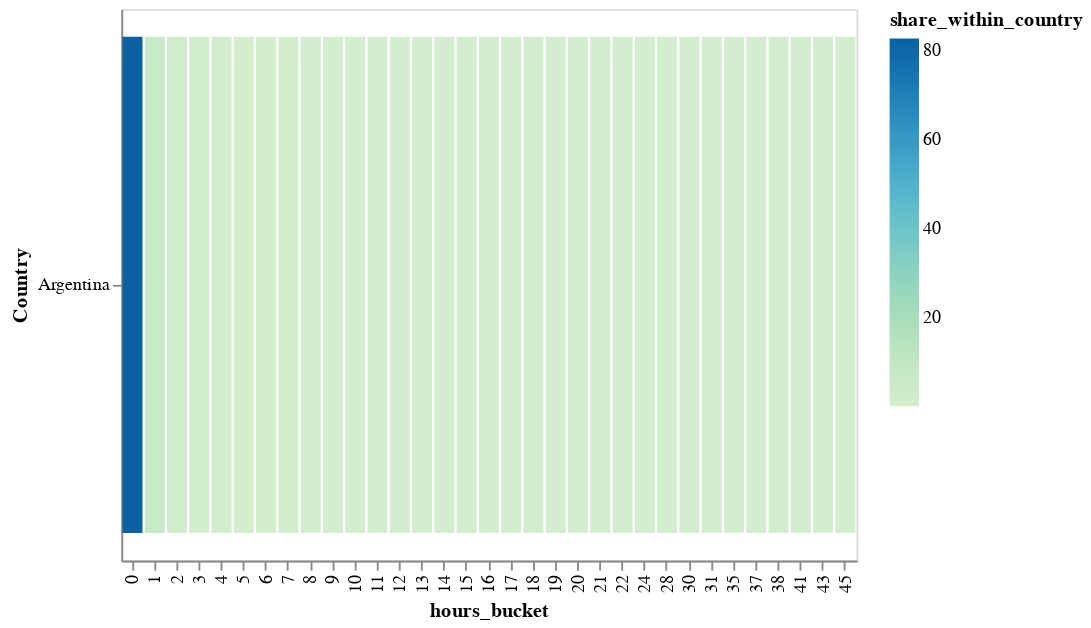

Notebook code for this chart:
### Code cell
# Altair Chart
interact(make_altair_chart, country = sorted(df1['Country'].unique()), );

### Figure 1 — Vega-Lite specification as saved in the notebook (floating-point values rounded to 4 significant figures)
{"$schema": "https://vega.github.io/schema/vega-lite/v2.6.0.json", "config": {"view": {"height": 300, "width": 400}}, "data": {"name": "data-c28dc24fa784e7549b7a15fef9a92fe4"}, "datasets": {"data-c28dc24fa784e7549b7a15fef9a92fe4": [{"Country": "Argentina", "alpha_2": "AR", "country_total_installs": 1233, "hours_bucket": 1, "installs": 73, "share_within_country": 5.92}, {"Country": "Argentina", "alpha_2": "AR", "country_total_installs": 1233, "hours_bucket": 2, "installs": 26, "share_within_country": 2.11}, {"Country": "Argentina", "alpha_2": "AR", "country_total_installs": 1233, "hours_bucket": 3, "installs": 20, "share_within_country": 1.62}, {"Country": "Argentina", "alpha_2": "AR", "country_total_installs": 1233, "hours_bucket": 4, "installs": 11, "share_within_country": 0.89}, {"Country": "Argentina", "alpha_2": "AR", "country_total_installs": 1233, "hours_bucket": 5, "installs": 8, "share_within_country": 0.65}, {"Country": "Argentina", "alpha_2": "AR", "country_total_installs": 1233, "hours_bucket": 6, "installs": 8, "share_within_country": 0.65}, {"Country": "Argentina", "alpha_2": "AR", "country_total_installs": 1233, "hours_bucket": 7, "installs": 6, "share_within_country": 0.49}, {"Country": "Argentina", "alpha_2": "AR", "country_total_installs": 1233, "hours_bucket": 8, "installs": 5, "share_within_country": 0.41}, {"Country": "Argentina", "alpha_2": "AR", "country_total_installs": 1233, "hours_bucket": 9, "installs": 4, "share_within_country": 0.32}, {"Country": "Argentina", "alpha_2": "AR", "country_total_installs": 1233, "hours_bucket": 10, "installs": 2, "share_within_country": 0.16}, {"Country": "Argentina", "alpha_2": "AR", "country_total_installs": 1233, "hours_bucket": 11, "installs": 2, "share_within_country": 0.16}, {"Country": "Argentina", "alpha_2": "AR", "country_total_installs": 1233, "hours_bucket": 12, "installs": 3, "share_within_country": 0.24}, {"Country": "Argentina", "alpha_2": "AR", "country_total_installs": 1233, "hours_bucket": 13, "installs": 3, "share_within_country": 0.24}, {"Country": "Argentina", "alpha_2": "AR", "country_total_installs": 1233, "hours_bucket": 14, "installs": 3, "share_within_country": 0.24}, {"Country": "Argentina", "alpha_2": "AR", "country_total_installs": 1233, "hours_bucket": 15, "installs": 6, "share_within_country": 0.49}, {"Country": "Argentina", "alpha_2": "AR", "country_total_installs": 1233, "hours_bucket": 16, "installs": 1, "share_within_country": 0.08}, {"Country": "Argentina", "alpha_2": "AR", "country_total_installs": 1233, "hours_bucket": 17, "installs": 3, "share_within_country": 0.24}, {"Country": "Argentina", "alpha_2": "AR", "country_total_installs": 1233, "hours_bucket": 18, "installs": 4, "share_within_country": 0.32}, {"Country": "Argentina", "alpha_2": "AR", "country_total_installs": 1233, "hours_bucket": 19, "installs": 1, "share_within_country": 0.08}, {"Country": "Argentina", "alpha_2": "AR", "country_total_installs": 1233, "hours_bucket": 20, "installs": 2, "share_within_country": 0.16}, {"Country": "Argentina", "alpha_2": "AR", "country_total_installs": 1233, "hours_bucket": 21, "installs": 3, "share_within_country": 0.24}, {"Country": "Argentina", "alpha_2": "AR", "country_total_installs": 1233, "hours_bucket": 22, "installs": 2, "share_within_country": 0.16}, {"Country": "Argentina", "alpha_2": "AR", "country_total_installs": 1233, "hours_bucket": 24, "installs": 1, "share_within_country": 0.08}, {"Country": "Argentina", "alpha_2": "AR", "country_total_installs": 1233, "hours_bucket": 28, "installs": 1, "share_within_country": 0.08}, {"Country": "Argentina", "alpha_2": "AR", "country_total_installs": 1233, "hours_bucket": 30, "installs": 2, "share_within_country": 0.16}, {"Country": "Argentina", "alpha_2": "AR", "country_total_installs": 1233, "hours_bucket": 31, "installs": 2, "share_within_country": 0.16}, {"Country": "Argentina", "alpha_2": "AR", "country_total_installs": 1233, "hours_bucket": 35, "installs": 2, "share_within_country": 0.16}, {"Country": "Argentina", "alpha_2": "AR", "country_total_installs": 1233, "hours_bucket": 37, "installs": 1, "share_within_country": 0.08}, {"Country": "Argentina", "alpha_2": "AR", "country_total_installs": 1233, "hours_bucket": 38, "installs": 1, "share_within_country": 0.08}, {"Country": "Argentina", "alpha_2": "AR", "country_total_installs": 1233, "hours_bucket": 41, "installs": 1, "share_within_country": 0.08}, {"Country": "Argentina", "alpha_2": "AR", "country_total_installs": 1233, "hours_bucket": 43, "installs": 1, "share_within_country": 0.08}, {"Country": "Argentina", "alpha_2": "AR", "country_total_installs": 1233, "hours_bucket": 45, "installs": 1, "share_within_country": 0.08}, {"Country": "Argentina", "alpha_2": "AR", "country_total_installs": 1233, "hours_bucket": 0, "installs": 1018, "share_within_country": 82.56}]}, "encoding": {"color": {"field": "share_within_country", "scale": {"scheme": "greenblue"}, "type": "quantitative"}, "x": {"field": "hours_bucket", "type": "ordinal"}, "y": {"field": "Country", "sort": {"field": "installs:Q", "op": "sum", "order": "descending"}, "type": "nominal"}}, "mark": "bar"}
